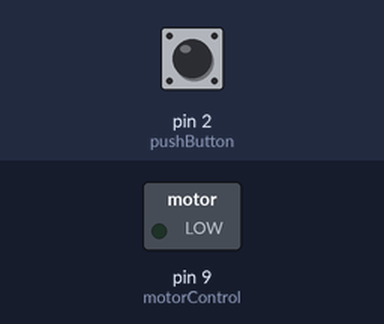
A sketch run on a simulated Arduino Uno, built with avr-gcc and run on an emulated ATmega328P. On the bench: switched loads named in the sketch (green lamp = pin HIGH). The inputs (shaded band) are chosen by the test bench; at power-on: pin 2 (pushButton) LOW.

Above: at 1.2 s.
1.3 s: pin 2 (pushButton) pulled HIGH for 0.15 s
At 3.71 s:
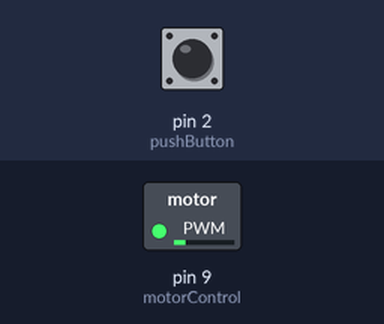
At 6.35 s:
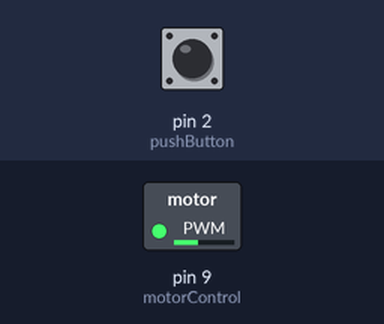
Timing chart, 0 to 12.9 s (numbered marks = the images above; inputs shaded):
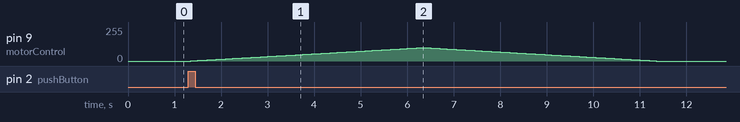

The sketch:

motor1.ino
```cpp
// give a name to digital pin 2, which has a pushbutton attached
int pushButton = 2;

// the transistor which controls the motor will be attached to digital pin 9
int motorControl = 9;

// the setup routine runs once when you press reset:
void setup() {
  // make the pushbutton's pin an input:
  pinMode(pushButton, INPUT);

  // make the transistor's pin an output:
  pinMode(motorControl, OUTPUT);
}

// the loop routine runs over and over again forever:
void loop() {

  // read the state of the button and check if it is pressed
  if(digitalRead(pushButton) == HIGH){
    // ramp up the motor speed
    for(int x = 0; x <= 100; x++){
      analogWrite(motorControl, x);
      delay(50);
    }

    // ramp down the motor speed
    for(int x = 100; x >= 0; x--){
      analogWrite(motorControl, x);
      delay(50);
    }
  }

  delay(1);        // delay in between reads for stability
}
```

Measured:
- after the input at 1.3 s, pin 9 (motorControl): rises from 0/255 to 100/255 in 5.0 s, then falls to 0/255 in 5.1 s
